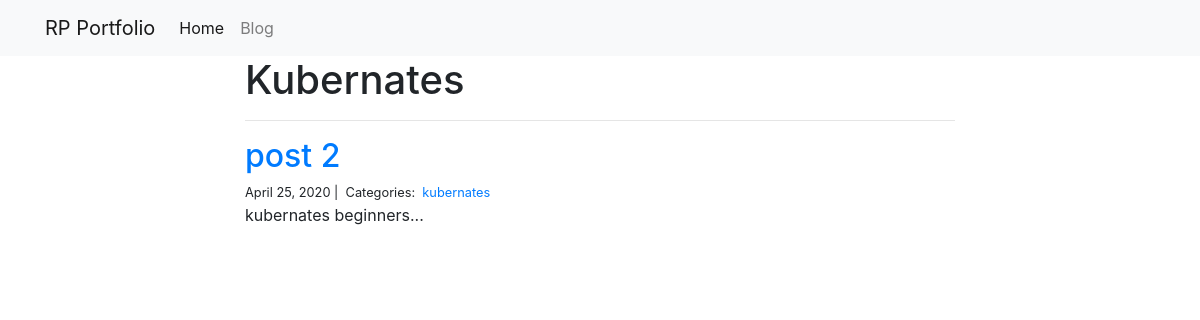
/blog/kubernates/, run on the app's committed database.
### blog/models.py (models this page shows, shortened)
class Category(models.Model):
    name = models.CharField(max_length=20)

class Post(models.Model):
    title = models.CharField(max_length=255)
    body = models.TextField()
    created_on = models.DateTimeField(auto_now_add=True)
    last_modified = models.DateTimeField(auto_now=True)
    categories = models.ManyToManyField('Category', related_name='posts')

### blog/views.py (the view)
# urls.py: path("<category>/", views.blog_category, name="blog_category"),
def blog_category(request, category):
    posts = Post.objects.filter(categories__name__contains=category).order_by(
        "-created_on"
    )
    context = {"category": category, "posts": posts}
    return render(request, "blog_category.html", context)

### blog/templates/blog_category.html
{% extends "base.html" %}
{% block page_content %}
<div class="col-md-8 offset-md-2">
    <h1>{{ category | title }}</h1>
    <hr>
    {% for post in posts %}
        <h2><a href="{% url 'blog_detail' post.pk%}">{{ post.title }}</a></h2>
        <small>
            {{ post.created_on.date }} |&nbsp;
            Categories:&nbsp;
            {% for category in post.categories.all %}
            <a href="{% url 'blog_category' category.name %}">
                {{ category.name }}
            </a>&nbsp;
            {% endfor %}
        </small>
        <p>{{ post.body | slice:":400" }}...</p>
    {% endfor %}
</div>
{% endblock %}

### data on the page
Category: name "Kubernates", name "kubernates"
Post: title "post 2", created_on "April 25, 2020", body "kubernates beginners"
